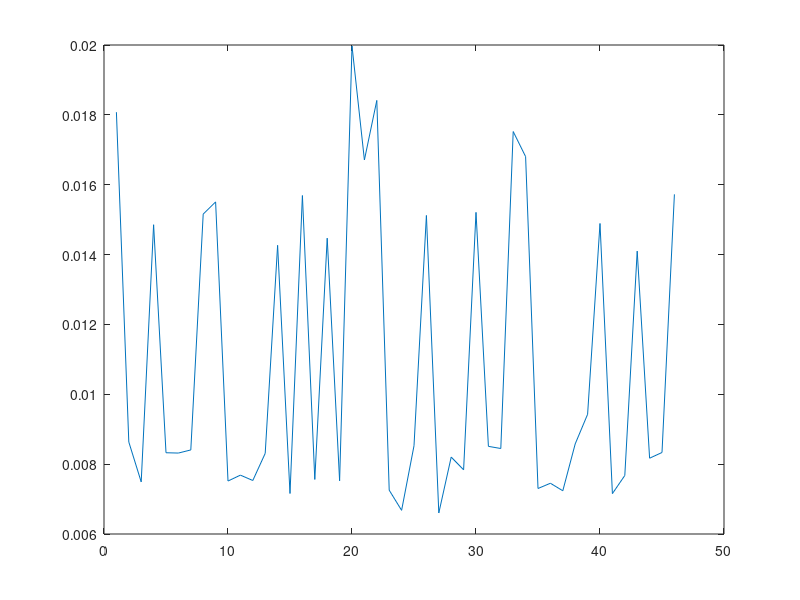

This chart was generated by the following MATLAB code:
% areaData = [ ...
%      2    0.0324    0.0324
%      3    0.0377 0
%      4    0.0379 0
%      14    0.0329    0.0329
%     15    0.0378 0
%     16    0.0379 0
%     28    0.0331    0.0331
%     29    0.0323    0.0323
%     33    0.0379 0
%     34    0.0330    0.0330
%     39    0.0378 0
%     40    0.0371 0
%     48    0.0379 0
%     51    0.0382 0
%     52    0.0369 0
%     60    0.0323    0.0323
%     61    0.0330    0.0330
%     64    0.0378 0
%     65    0.0379 0
%     72    0.0371 0
%     73    0.0324    0.0324
%     75    0.0379 0
%     78    0.0380 0
%     79    0.0369 0];

areaData = [ ...
8 0.00903849 0.00903849
9 0.00863433 0
10 0.00749105 0
12 0.00742731 0.00742731
19 0.00832639 0
43 0.00831741 0
49 0.00840688 0
51 0.00757958 0.00757958
65 0.00775386 0.00775386
70 0.00751633 0
71 0.0076854 0
78 0.00753175 0
80 0.00830796 0
81 0.00713243 0.00713243
90 0.00715951 0
112 0.00784543 0.00784543
113 0.0075619 0
161 0.00723491 0.00723491
162 0.00752317 0
163 0.00998577 0.00998577
165 0.00835413 0.00835413
167 0.00920666 0.00920666
173 0.00725507 0
174 0.00667748 0
187 0.00852657 0
188 0.00756008 0.00756008
195 0.00660167 0
196 0.0082027 0
228 0.00783787 0
229 0.00760418 0.00760418
230 0.00850948 0
264 0.00844767 0
265 0.00876118 0.00876118
266 0.0084024 0.0084024
267 0.0073029 0
271 0.0074531 0
272 0.00723795 0
306 0.0085797 0
307 0.00942754 0
334 0.00744515 0.00744515
337 0.00715619 0
366 0.00767578 0
367 0.00704962 0.00704962
381 0.00817011 0
385 0.00833378 0
386 0.00786226 0.00786226];

 a = sum(areaData(:,2:3),2); 
figure
plot(a)